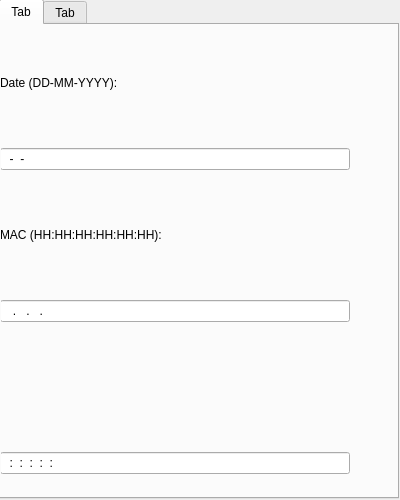
<?xml version="1.0" encoding="UTF-8"?>
<ui version="4.0">
 <class>Window</class>
 <widget class="QDialog" name="Window">
  <property name="geometry">
   <rect>
    <x>0</x>
    <y>0</y>
    <width>400</width>
    <height>500</height>
   </rect>
  </property>
  <property name="windowTitle">
   <string>Dialog</string>
  </property>
  <widget class="QWidget" name="layoutWidget">
   <property name="geometry">
    <rect>
     <x>-1</x>
     <y>-1</y>
     <width>400</width>
     <height>500</height>
    </rect>
   </property>
   <layout class="QVBoxLayout">
    <item>
     <widget class="QTabWidget" name="tabWidget">
      <property name="currentIndex">
       <number>0</number>
      </property>
      <widget class="QWidget" name="tab">
       <attribute name="title">
        <string>Tab</string>
       </attribute>
       <widget class="QWidget" name="layoutWidget">
        <property name="geometry">
         <rect>
          <x>-1</x>
          <y>-1</y>
          <width>400</width>
          <height>500</height>
         </rect>
        </property>
        <layout class="QVBoxLayout">
         <property name="rightMargin">
          <number>50</number>
         </property>
         <property name="bottomMargin">
          <number>50</number>
         </property>
         <item>
          <widget class="QLabel" name="lbl1">
           <property name="text">
            <string>Date (DD-MM-YYYY):</string>
           </property>
          </widget>
         </item>
         <item>
          <widget class="QLineEdit" name="input1">
           <property name="inputMask">
            <string>99-99-9999</string>
           </property>
           <property name="text">
            <string>--</string>
           </property>
          </widget>
         </item>
         <item>
          <widget class="QLabel" name="lbl2">
           <property name="text">
            <string>MAC (HH:HH:HH:HH:HH:HH):</string>
           </property>
          </widget>
         </item>
         <item>
          <widget class="QLineEdit" name="input2">
           <property name="inputMask">
            <string>000.000.000.000</string>
           </property>
           <property name="text">
            <string>...</string>
           </property>
          </widget>
         </item>
         <item>
          <widget class="QLabel" name="lbl3">
           <property name="text">
            <string/>
           </property>
          </widget>
         </item>
         <item>
          <widget class="QLineEdit" name="input3">
           <property name="inputMask">
            <string>HH:HH:HH:HH:HH:HH</string>
           </property>
           <property name="text">
            <string>:::::</string>
           </property>
          </widget>
         </item>
        </layout>
       </widget>
      </widget>
      <widget class="QWidget" name="tab">
       <attribute name="title">
        <string>Tab</string>
       </attribute>
       <widget class="QWidget" name="layoutWidget">
        <property name="geometry">
         <rect>
          <x>-1</x>
          <y>-1</y>
          <width>400</width>
          <height>500</height>
         </rect>
        </property>
        <layout class="QVBoxLayout">
         <property name="bottomMargin">
          <number>50</number>
         </property>
         <item>
          <widget class="QPushButton" name="btn1">
           <property name="text">
            <string>1</string>
           </property>
          </widget>
         </item>
        </layout>
       </widget>
      </widget>
     </widget>
    </item>
   </layout>
  </widget>
 </widget>
 <resources/>
 <connections/>
</ui>
